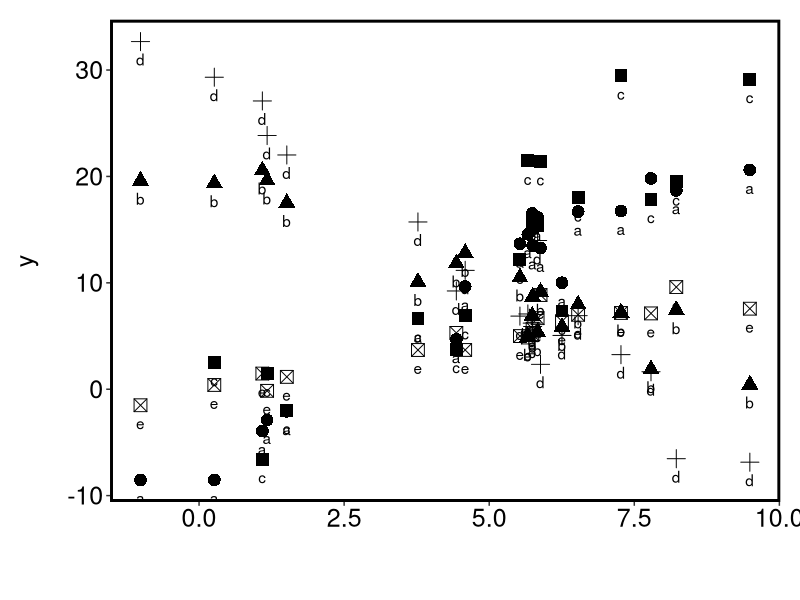
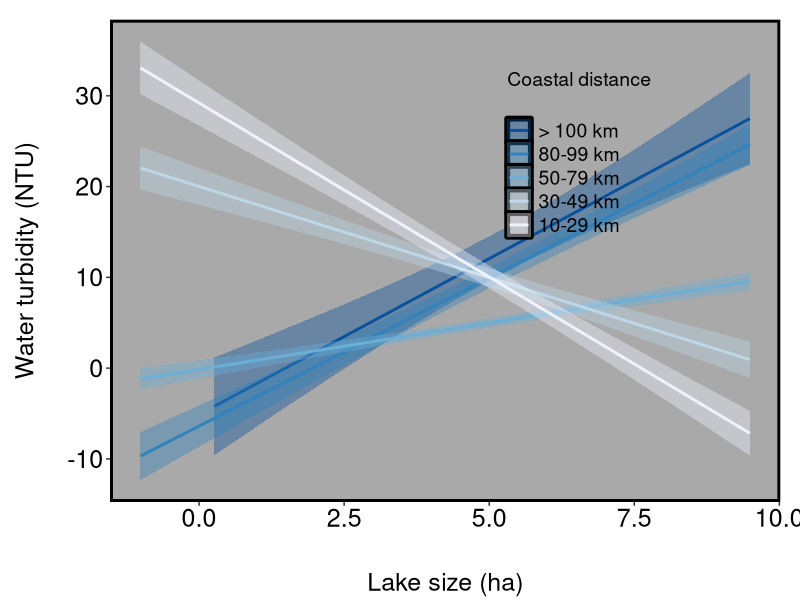
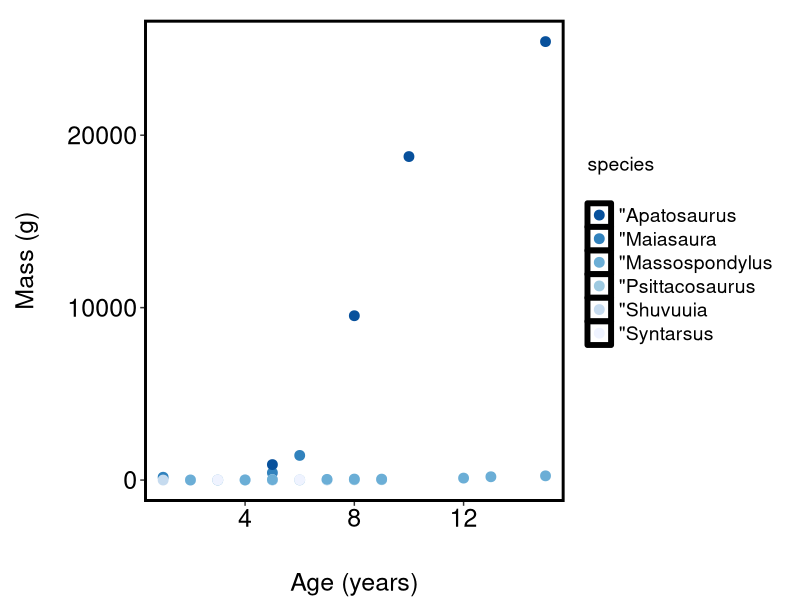
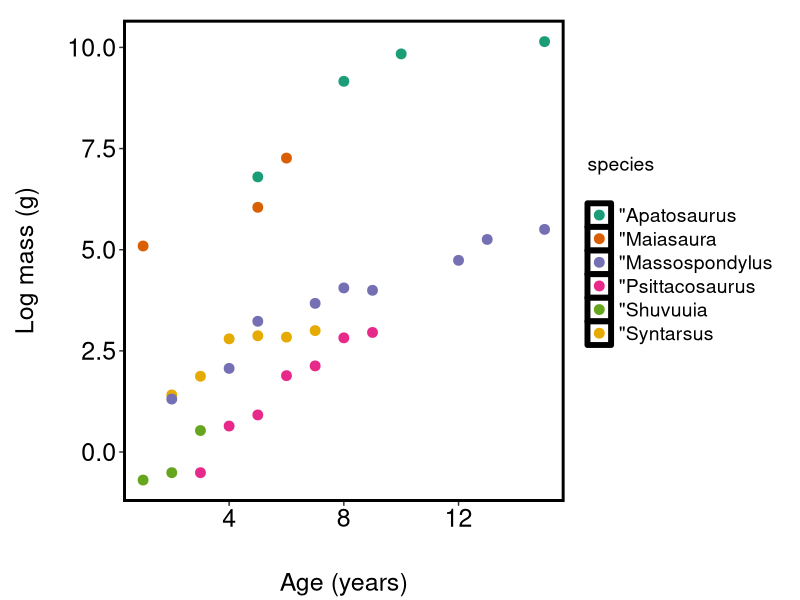
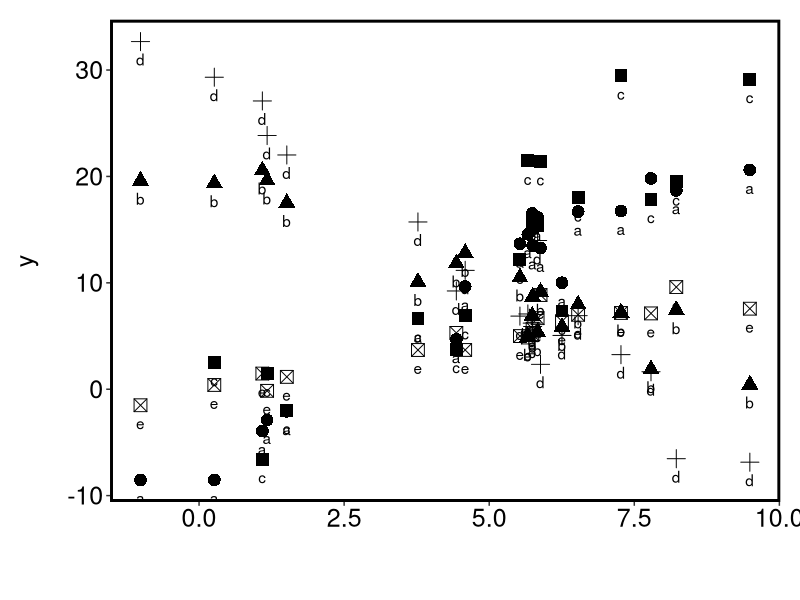
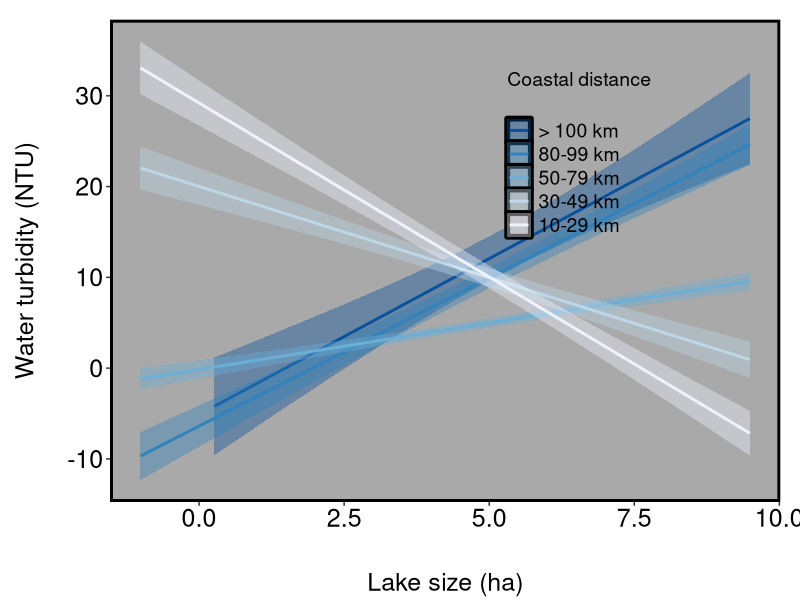
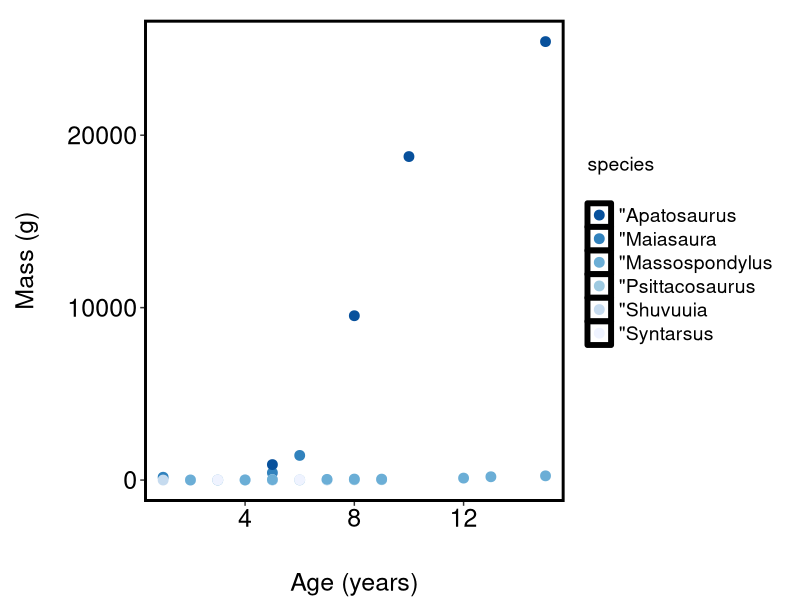
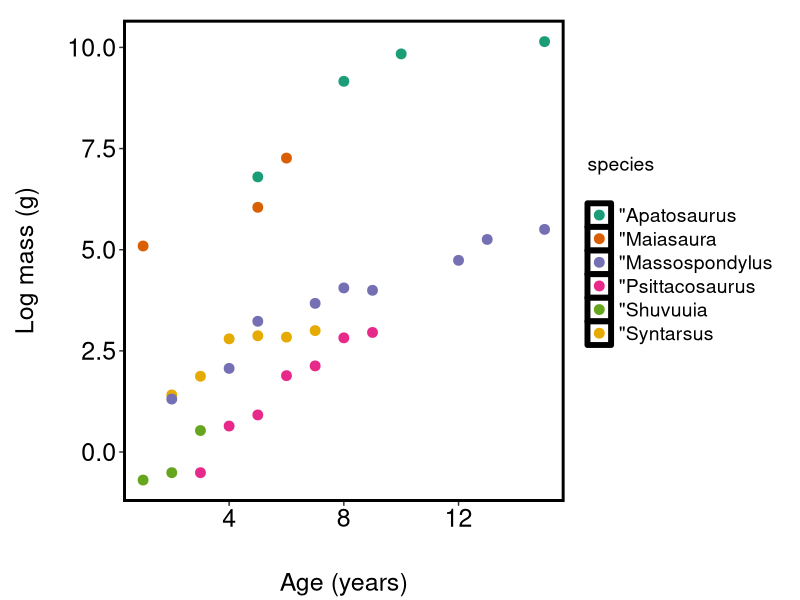

Recreate these plots in R, in order.

# Load tidyverse
library(tidyverse)

# Load elephant data
dino_data <- read_table('datasets/dinosaurs.tsv')

# Simulate some data
sim_dat <- data.frame(x = rnorm(20, mean = 5, sd = 3)) %>%
  mutate(a = -5 + x * 3 + rnorm(length(x), 0, 3),
         b = 20 + x * -2 + rnorm(length(x), 0, 2),
         c = x^1.5 + rnorm(length(x), 0, 5),
         d = 30 + x * - 4 + rnorm(length(x), 0, 3),
         e = x + rnorm(length(x), 0, 1))

# Bad and messy plot without proper labels
sim_dat %>%
  pivot_longer(cols = c(a, b, c, d, e)) %>%
  ggplot(aes(x = x, y = value)) +
  geom_point(aes(pch = name), size = 4) +
  geom_text(aes(label = name), vjust = 2) +
  theme(legend.position = "none") +
  labs(x = "", y = "y") +
  theme(panel.background = element_rect(colour = 'black', fill = 'white', linewidth = 2),
        panel.grid = element_blank(),
        plot.margin = unit(c(0.5, 0.5, 1, 1), 'cm'),
        axis.title.x = element_text(size = 18, colour = 'black', vjust = -5),
        axis.title.y = element_text(size = 18, colour = 'black', vjust = 5),
        axis.text = element_text(size = 18, colour = 'black'),
        legend.position = "none") 

ggsave("imgs/bad_lake_plot.svg", width = 6, height = 5, device = "svg")

# Better plot
sim_dat %>%
  pivot_longer(cols = c(a, b, c, d, e)) %>%
  mutate(`Coastal distance` = factor(name, 
                                     levels = c('c', 'a', 'e', 'b', 'd'),
                                     labels = c('> 100 km', '80-99 km', '50-79 km', '30-49 km', '10-29 km'))) %>%
  ggplot(aes(x = x, y = value)) +
  geom_smooth(aes(colour = `Coastal distance`, fill = `Coastal distance`), size = 1, method = 'lm') +
  scale_colour_brewer(palette = 'Blues', direction = -1) +
  scale_fill_brewer(palette = 'Blues', direction = -1) +
  theme(legend.position = "none") +
  labs(x = "Lake size (ha)", y = "Water turbidity (NTU)") +
  theme(panel.background = element_rect(colour = 'black', fill = 'darkgrey', linewidth = 2),
        panel.grid = element_blank(),
        plot.margin = unit(c(0.5, 0.5, 1, 1), 'cm'),
        axis.title.x = element_text(size = 18, colour = 'black', vjust = -5),
        axis.title.y = element_text(size = 18, colour = 'black', vjust = 5),
        axis.text = element_text(size = 18, colour = 'black'),
        legend.text = element_text(size = 14, colour = 'black'),
        legend.title = element_text(size = 14, colour = 'black', vjust = 5),
        legend.key.height = unit(.6, 'cm'),
        legend.key.width = unit(.6, 'cm'),
        legend.position = "inside",
        legend.position.inside = c(.7,.7),
        legend.background = element_rect(colour = NA, fill = NA)) 

ggsave("imgs/good_lake_plot.svg", width = 6, height = 5, device = "svg")

# Bad dino plot
dino_data %>%
  # pivot_longer(cols = c(a, b, c, d, e)) %>%
  ggplot(aes(x = age, y = mass)) +
  geom_point(aes(colour = species), size = 3) + 
  scale_colour_brewer(palette = 'Blues', direction = -1) +
  labs(x = 'Age (years)',
       y = 'Mass (g)') +
  theme(panel.background = element_rect(colour = 'black', fill = 'white', linewidth = 2),
        panel.grid = element_blank(),
        plot.margin = unit(c(0.5, 0.5, 1, 1), 'cm'),
        axis.title.x = element_text(size = 18, colour = 'black', vjust = -5),
        axis.title.y = element_text(size = 18, colour = 'black', vjust = 5),
        axis.text = element_text(size = 18, colour = 'black'),
        legend.text = element_text(size = 14, colour = 'black'),
        legend.title = element_text(size = 14, colour = 'black', vjust = 5),
        legend.key.height = unit(.6, 'cm'),
        legend.key.width = unit(.6, 'cm'),
        legend.background = element_rect(colour = NA, fill = NA))

ggsave("imgs/bad_dino_plot.svg", width = 8, height = 5, device = "svg")

# Good dino plot
dino_data %>%
  # pivot_longer(cols = c(a, b, c, d, e)) %>%
  ggplot(aes(x = age, y = log(mass))) +
  geom_point(aes(colour = species), size = 3) + 
  scale_colour_brewer(palette = 'Dark2') +
  labs(x = 'Age (years)',
       y = 'Log mass (g)') +
  theme(panel.background = element_rect(colour = 'black', fill = 'white', linewidth = 2),
        panel.grid = element_blank(),
        plot.margin = unit(c(0.5, 0.5, 1, 1), 'cm'),
        axis.title.x = element_text(size = 18, colour = 'black', vjust = -5),
        axis.title.y = element_text(size = 18, colour = 'black', vjust = 5),
        axis.text = element_text(size = 18, colour = 'black'),
        legend.text = element_text(size = 14, colour = 'black'),
        legend.title = element_text(size = 14, colour = 'black', vjust = 5),
        legend.key.height = unit(.6, 'cm'),
        legend.key.width = unit(.6, 'cm'),
        legend.background = element_rect(colour = NA, fill = NA)) 

ggsave("imgs/good_dino_plot.svg", width = 8, height = 5, device = "svg")
